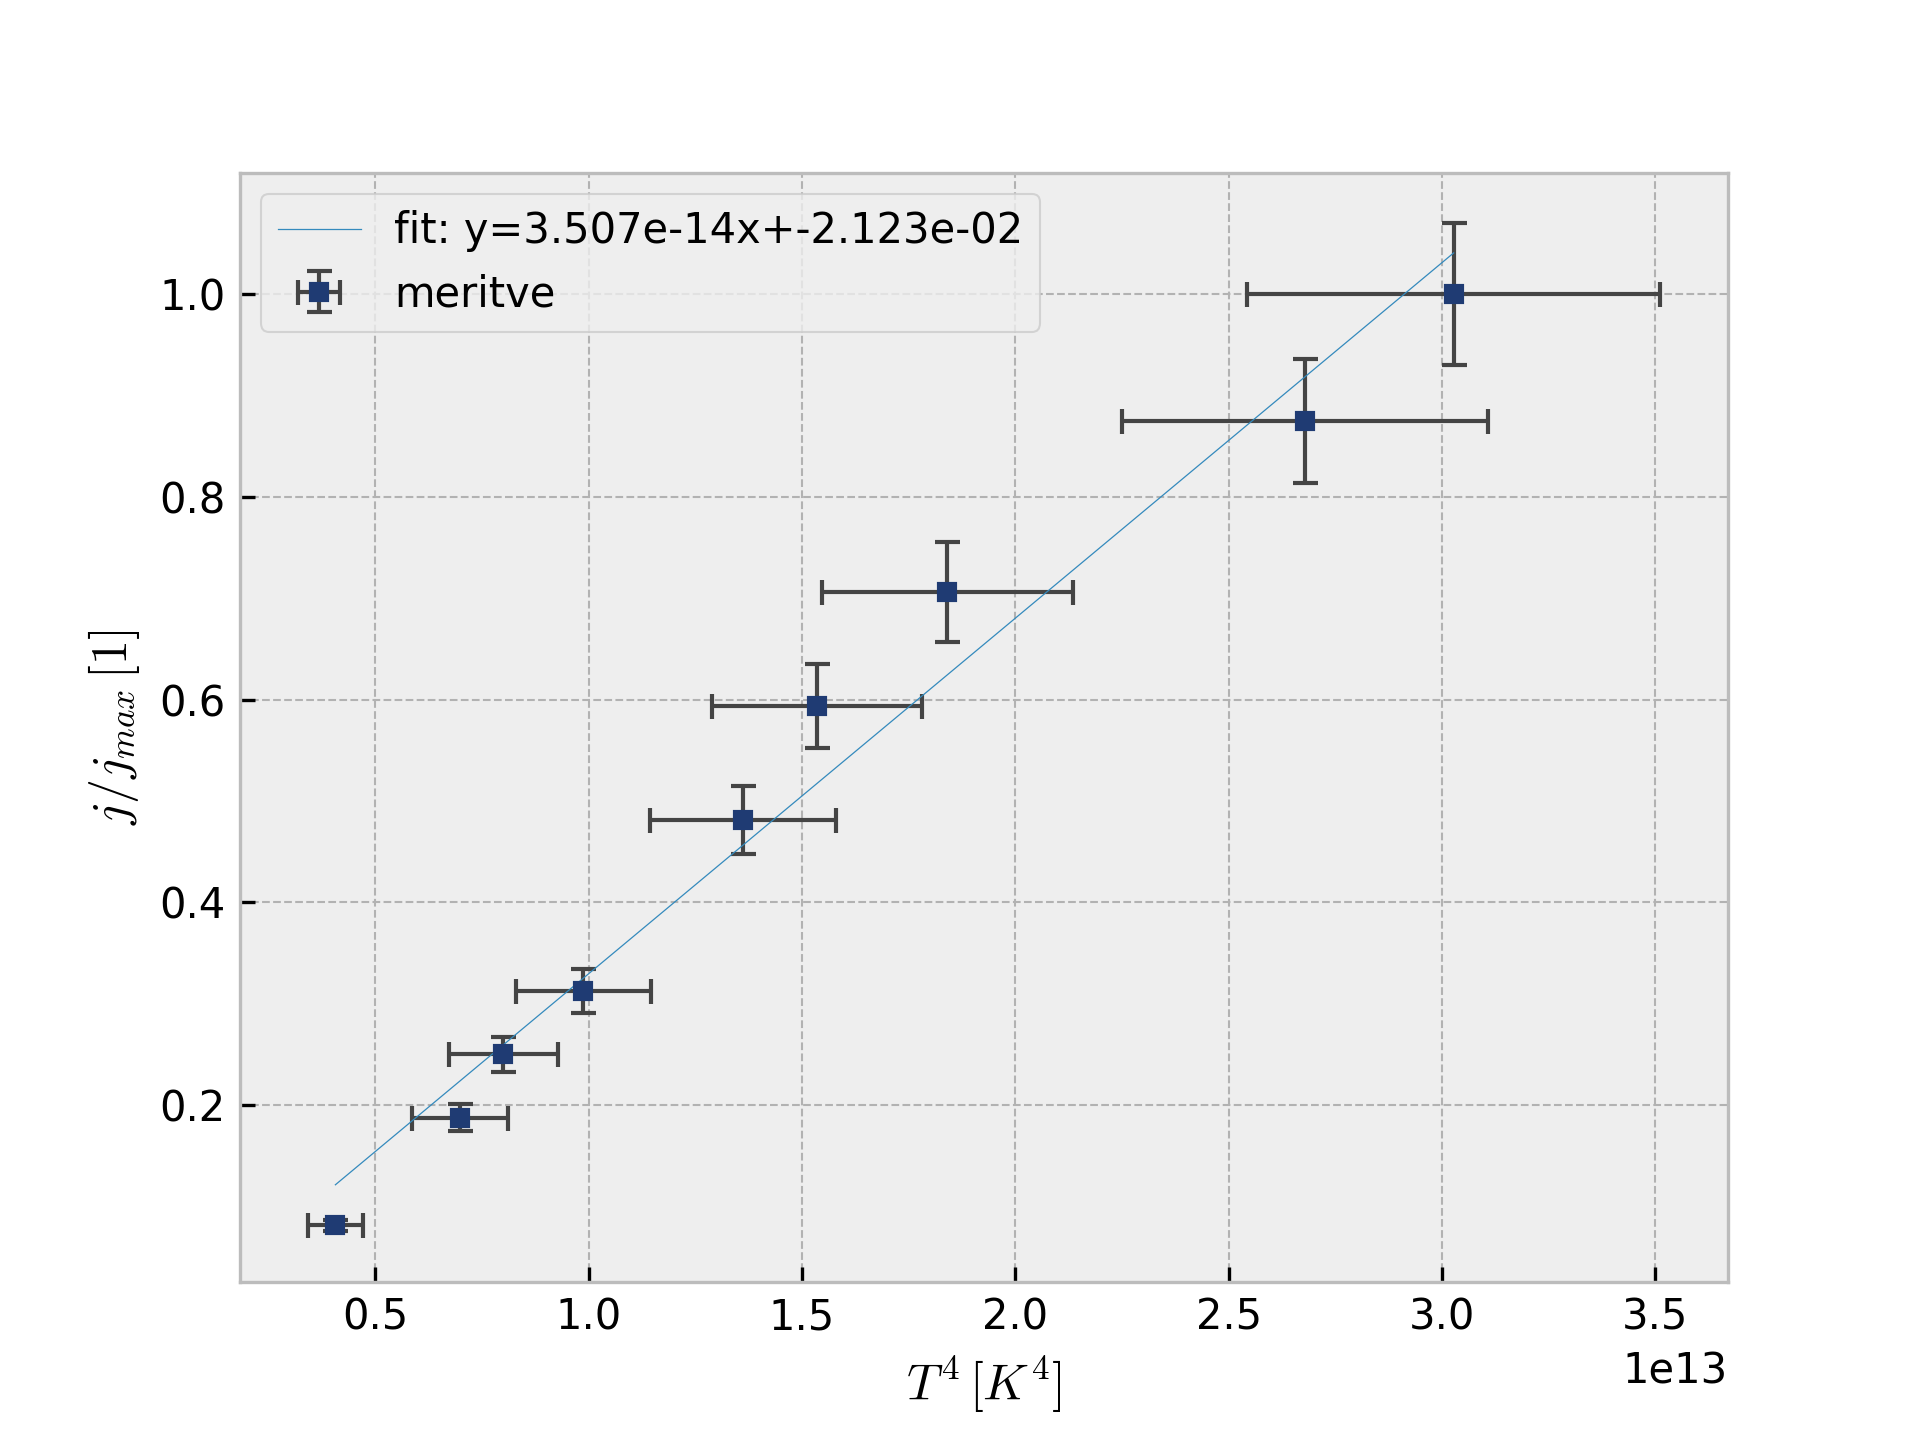

Here is the Python script that generated this plot:
import numpy as np
import matplotlib.pyplot as plt
from scipy.optimize import curve_fit
import pandas as pd

plt.style.use('bmh') #ZELO DOBER PRESET!!!

df = pd.read_excel("data2.ods", engine="odf")

print(df)
#PAZI!!! PRVA VRSTA SE NE UPOSTEVA !!!!
x = df.iloc[:,0].to_numpy()
y = df.iloc[:,1].to_numpy()
# y_cal = df.iloc[:,5].to_numpy()
x_err = df.iloc[:,2].to_numpy()
y_err = df.iloc[:,3].to_numpy()

print(x); print(y);

# Model (linear fit)
def f(x, a, b):
    return a*x + b

# Fit
params, cov = curve_fit(f, x, y)
a, b = params
errors = np.sqrt(np.diag(cov))

# Plot

#wow:
plt.errorbar(
    x, y,
    yerr=y_err,
    xerr=x_err,
    fmt='s',  # square markers
    markersize=4,  # smaller dots
    color='#1f3b73',  # dark blue (markers + line)
    ecolor='#444444',  # dark grey error bars
    elinewidth=1,  # thin error lines
    capsize=3,  # "T" caps size
    capthick=1,  # thickness of caps
    markeredgewidth=1,
    linestyle='none',  # no connecting lines
    label='meritve'
)

x_fit = np.linspace(min(x), max(x), 100)
plt.plot(x_fit, f(x_fit, a, b), label=f'fit: y={a:.3e}x+{b:.3e}', linewidth=0.3)

plt.legend()
plt.xlabel(r"$T^4\,[K^4]$")
plt.ylabel(r"$j/j_{max}\,[1]$")
plt.savefig("graf2.png", dpi=300)

plt.show()

print("a =", a)
print("b =", b)

#neke
